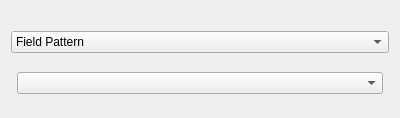
<?xml version="1.0" encoding="UTF-8"?>
<ui version="4.0">
 <class>PatternSelectionWidget</class>
 <widget class="QWidget" name="PatternSelectionWidget">
  <property name="geometry">
   <rect>
    <x>0</x>
    <y>0</y>
    <width>400</width>
    <height>118</height>
   </rect>
  </property>
  <property name="windowTitle">
   <string>Form</string>
  </property>
  <layout class="QVBoxLayout" name="verticalLayout">
   <item>
    <widget class="QLabel" name="headLabel">
     <property name="text">
      <string/>
     </property>
    </widget>
   </item>
   <item>
    <widget class="QComboBox" name="patternType">
     <item>
      <property name="text">
       <string>Field Pattern</string>
      </property>
     </item>
     <item>
      <property name="text">
       <string>Integer Pattern</string>
      </property>
     </item>
     <item>
      <property name="text">
       <string>Structured Pattern</string>
      </property>
     </item>
    </widget>
   </item>
   <item>
    <widget class="QStackedWidget" name="stack">
     <property name="currentIndex">
      <number>0</number>
     </property>
     <widget class="QWidget" name="fieldPatternPage">
      <layout class="QHBoxLayout" name="horizontalLayout">
       <property name="leftMargin">
        <number>6</number>
       </property>
       <property name="topMargin">
        <number>0</number>
       </property>
       <property name="rightMargin">
        <number>6</number>
       </property>
       <property name="bottomMargin">
        <number>0</number>
       </property>
       <item>
        <widget class="QComboBox" name="fieldPattern"/>
       </item>
      </layout>
     </widget>
     <widget class="QWidget" name="integerPatternPage">
      <layout class="QHBoxLayout" name="horizontalLayout_2">
       <property name="leftMargin">
        <number>6</number>
       </property>
       <property name="topMargin">
        <number>0</number>
       </property>
       <property name="rightMargin">
        <number>6</number>
       </property>
       <property name="bottomMargin">
        <number>0</number>
       </property>
       <item>
        <widget class="QComboBox" name="integerPattern"/>
       </item>
      </layout>
     </widget>
     <widget class="QWidget" name="structuredPatternPage">
      <layout class="QHBoxLayout" name="horizontalLayout_3">
       <property name="leftMargin">
        <number>6</number>
       </property>
       <property name="topMargin">
        <number>0</number>
       </property>
       <property name="rightMargin">
        <number>6</number>
       </property>
       <property name="bottomMargin">
        <number>0</number>
       </property>
       <item>
        <widget class="QComboBox" name="structuredPattern"/>
       </item>
      </layout>
     </widget>
    </widget>
   </item>
  </layout>
 </widget>
 <resources/>
 <connections/>
</ui>
